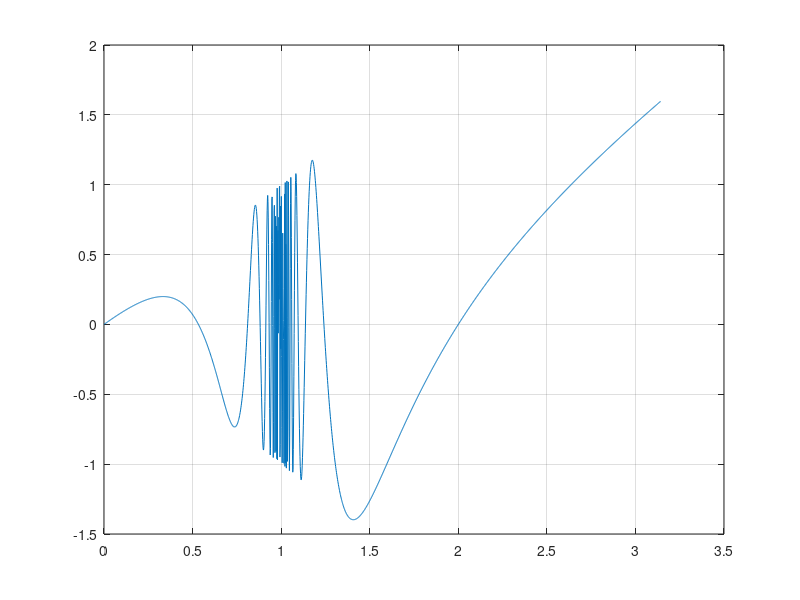

The MATLAB script that drew this image: (Note: this script raises an error after producing the figure.)
% Define the function
f = @(x) x .* sin((x - 2) ./ (x - 1));  % function handles

% Plot the formula
X = linspace(0, pi, 2000);
plot(X, f(X));
hold on
grid on

% Define the range near x = 0.95 and Number of intervals to check
x_min = 0.9;
x_max = 1;
num_intervals = 1000;

% Initialize an array to store the intervals
intervals = zeros(num_intervals, 2);    % num_intervals * 2 matrix

% Find intervals where the function changes sign
count = 0;
for i = 1:num_intervals
    x1 = x_min + (x_max - x_min) * (i - 1) / num_intervals;
    x2 = x_min + (x_max - x_min) * i / num_intervals;
    if sign(f(x1)) ~= sign(f(x2))
        count = count + 1;
        intervals(count, :) = [x1, x2];
    end
end

% Discard unused rows
intervals = intervals(1:count, :);

% Use these intervals as starting intervals for bisection method
% Perform bisection on each interval to find the zeros
tol = 1e-8; % Tolerance
max_iter = 100; % Maximum number of iterations

roots = [];
iters = [];
for i = 1:size(intervals, 1)
    [root, iter] = secant(f, intervals(i, 1), intervals(i, 2), tol, max_iter);
    roots = [roots; root];  % Add new root to roots[]
    iters = [iters; iter];  
end

% Calculate the average of iterations
average_iter = mean(iters);

% Calculate the distances of each root to x = 0.95
distances = abs(roots - 0.95);

% Sort roots based on distances
[~, idx] = sort(distances);

% Display the four zeros nearest to x = 0.95
nearest_roots = roots(idx(1:4));
disp('Four zeros nearest to x = 0.95:');
disp(nearest_roots);
disp('Average of iterations');
disp(average_iter);

% Draw the roots on the plot
scatter(nearest_roots, f(nearest_roots), 'r', 'filled');

% Plot x = 0.95
line([0.95, 0.95], ylim, 'Color', 'k', 'LineStyle', '--');

hold off